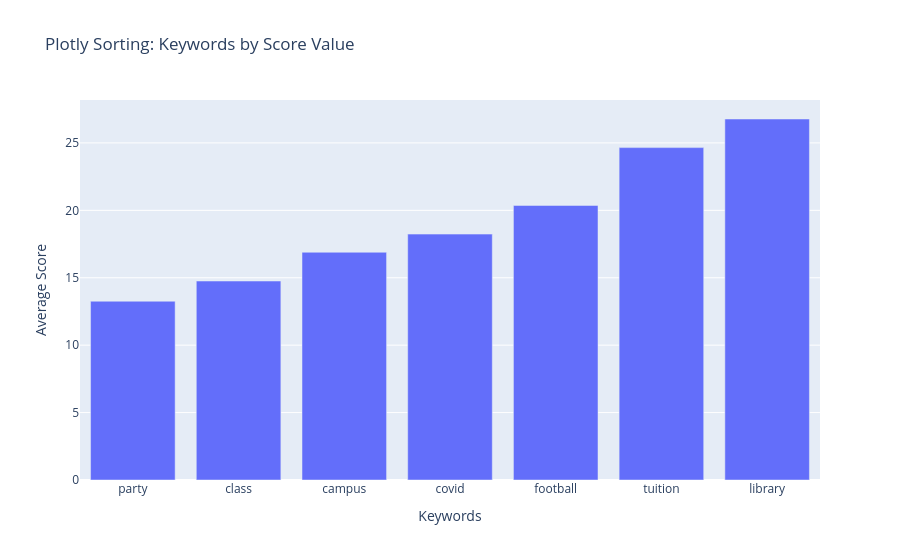

Notebook cell for this chart:
### Markdown cell above
### Practice Task 2: Sort the Data

The chart above shows keywords in their original order, but it's hard to compare scores. Let's improve this visualization using Plotly's `update_layout()` method.

`update_layout()` allows you to modify the layout and styling of a figure after it has been created. As per usual, there are a ton of options, but we'll focus on a common annoyance: category order and category names. 

#### Category Order
In the above chart, the values are out of order and it is hard to see what is the highest value. Plotly can automatically sort these in 1 of 4 ways by setting the `categoryorder` key to a specific value. 

- `'total ascending'` - Sort by y-values (low to high)
- `'total descending'` - Sort by y-values (high to low)  
- `'category ascending'` - Sort alphabetically A-Z
- `'category descending'` - Sort alphabetically Z-A

### Code cell
# Step 1: Create the chart
fig_sorted = px.bar(keyword_df, 
                    x='keyword', 
                    y='score',
                    title='Plotly Sorting: Keywords by Score Value',
                    labels={'keyword': 'Keywords', 'score': 'Average Score'})

# Step 2: Sort the x-axis by the y-values (scores) 
fig_sorted.update_layout(
    xaxis={'categoryorder': 'total ascending'}  # This sorts by the y-values!
)

fig_sorted.show()

### Figure 1 — Plotly figure (JSON) as saved in the notebook; plotly's stock layout.template omitted (floating-point values rounded to 4 significant figures)
{"data": [{"hovertemplate": "Keywords=%{x}<br>Average Score=%{y}<extra></extra>", "legendgroup": "", "marker": {"color": "#636efa", "pattern": {"shape": ""}}, "name": "", "orientation": "v", "showlegend": false, "textposition": "auto", "type": "bar", "x": ["tuition", "covid", "party", "football", "class", "library", "campus"], "xaxis": "x", "y": [24.65, 18.24, 13.26, 20.36, 14.76, 26.77, 16.89], "yaxis": "y"}], "layout": {"barmode": "relative", "legend": {"tracegroupgap": 0}, "title": {"text": "Plotly Sorting: Keywords by Score Value"}, "xaxis": {"anchor": "y", "categoryorder": "total ascending", "domain": [0, 1], "title": {"text": "Keywords"}}, "yaxis": {"anchor": "x", "domain": [0, 1], "title": {"text": "Average Score"}}}}
